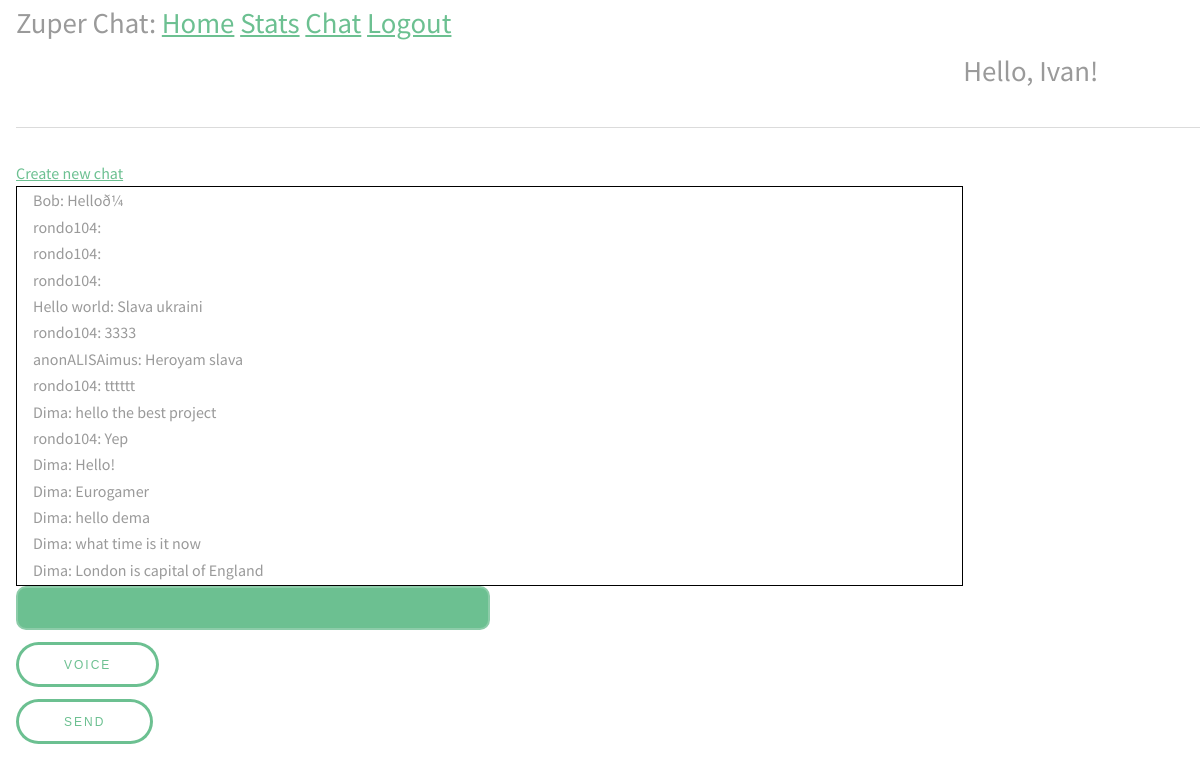
The page /chat (signed in) on the database its author committed.
### app/models.py (models this page shows, shortened)
class User(UserMixin, db.Model):
    id = db.Column(db.Integer, primary_key=True)
    username = db.Column(db.String(64), index=True, unique=True)
    email = db.Column(db.String(120), index=True, unique=True)
    password_hash = db.Column(db.String(128))
    chats = db.relationship('Chat', secondary=chats_users, backref=db.backref('users', lazy='dynamic'))

class Message(db.Model):
    id = db.Column(db.Integer, primary_key=True)
    body = db.Column(db.String(140))
    timestamp = db.Column(db.DateTime, index=True, default=datetime.utcnow)
    user_id = db.Column(db.Integer, db.ForeignKey('user.id'))
    chat_id = db.Column(db.Integer, db.ForeignKey('chat.id'), default='chat')

### app/routes.py (the view)
@name_space.route("/chat")
@app.route('/chat')
def chat():
    if not current_user.is_authenticated:
        return redirect(url_for('login'))
    for_sending = []
    for i in get_previous_messages():
        for_sending.append([(User.query.filter_by(id = i.user_id).first().username),i.body])
    for_sending = for_sending[::-1]
    return render_template('chat.html',previous_messages=for_sending)

### app/models.py (called while the page is built)
@login.user_loader
def load_user(id):
    return User.query.get(int(id))

def get_previous_messages(quantity=15, chat_id='chat'):
    messages_for_sending =  Message.query.filter_by(chat_id=chat_id).order_by(Message.id.desc()).limit(quantity).all()
    return messages_for_sending

### app/templates/chat.html (shortened to what this page needs)
{% extends "base.html" %}
{% block content %}
<a href="{{url_for('create_new_chat')}}">Create new chat</a>
<div class="Dmessages">
<ul id="messages">
{% set j = previous_messages|length %}
{% for i in range(previous_messages|length) %}
{{ previous_messages[i][0] }}: {{ previous_messages[i][1] }}
<br>
{% endfor %}
</ul>
</div>
<input type="text" id="myMessage">
<button id="sendvoice">Voice</button>
<br>
<button id="sendbutton">Send</button>
<br>
{% endblock %}

### app/templates/base.html (shortened to what this page needs)
<html>
    <head>
        <link rel="stylesheet" href="{{ url_for('static', filename='css/main.css') }}">
    </head>
    <body>
        <div style="font-size:180%">
            Zuper Chat:
            <a href="{{ url_for('index') }}">Home</a>
            <a href="{{ url_for('stats') }}">Stats</a>
            {% if current_user.is_anonymous %}
            <a href="{{ url_for('login') }}">Login</a>
            <a href="{{ url_for('register') }}">Register</a>
            {% else %}
            <a href="{{ url_for('chat') }}">Chat</a>
            <a href="{{ url_for('logout') }}">Logout</a>
            <p style="margin-left:80%;">Hello, {{current_user.username}}!</p>
            {% endif %}
        </div>
        <hr>
        {% block content %}{% endblock %}
    </body>
</html>

### app/static/css/main.css (style rules this page uses)
html, body, div, span, applet, object, iframe, h1, h2, h3, h4, h5, h6, p, blockquote, pre, a, abbr, acronym, address, big, cite, code, del, dfn, em, img, ins, kbd, q, s, samp, small, strike, strong, sub, sup, tt, var, b, u, i, center, dl, dt, dd, ol, ul, li, fieldset, form, label, legend, table, caption, tbody, tfoot, thead, tr, th, td, article, aside, canvas, details, embed, figure, figcaption, footer, header, hgroup, menu, nav, output, ruby, section, summary, time, mark, audio, video { margin: 0; padding: 0; border: 0; font-size: 100%; font: inherit; vertical-align: baseline; }
body { line-height: 1; }
ol, ul { list-style: none; }
body { -webkit-text-size-adjust: none; }
*, *:before, *:after { -moz-box-sizing: border-box; -webkit-box-sizing: border-box; box-sizing: border-box; }
body { -ms-overflow-style: scrollbar; }
body { background: #fff; margin-left: 1em; }
body, input, select, textarea { color: #9a9a9a; font-family: "Source Sans Pro", Arial, Helvetica, sans-serif; font-size: 1.3em; font-weight: 400; line-height: 1.65; }
@media screen and (max-width: 1680px) { body, input, select, textarea { font-size: 12pt; } }
@media screen and (max-width: 1280px) { body, input, select, textarea { font-size: 12pt; } }
a { color: #6cc091; text-decoration: underline; }
p { font-size: 1em; }
hr { border: 0; border-bottom: solid 1px #dbdbdb; margin: 2em 0; }
input[type="text"], input[type="password"], input[type="email"], input[type="tel"], select, textarea { -moz-appearance: none; -webkit-appearance: none; -ms-appearance: none; appearance: none; background: #6cc091; border-radius: 10px; border: none; border: solid 2px #8dcca9; color: #fff; display: block; outline: 0; padding: 0 1em; text-decoration: none; width: 40%; }
input[type="text"], input[type="password"], input[type="email"], select { height: 2.75em; }
ul { list-style: disc; margin: 0 0 2em 0; padding-left: 1em; }
input[type="submit"], input[type="reset"], input[type="button"], button, .button { -moz-appearance: none; -webkit-appearance: none; -ms-appearance: none; appearance: none; -moz-transition: background-color 0.2s ease-in-out, color 0.2s ease-in-out; -webkit-transition: background-color 0.2s ease-in-out, color 0.2s ease-in-out; -ms-transition: background-color 0.2s ease-in-out, color 0.2s ease-in-out; transition: background-color 0.2s ease-in-out, color 0.2s ease-in-out; background-color: transparent; box-shadow: inset 0 0 0 3px #6cc091; color: #6cc091 !important; border-radius: 30px; border: 0; cursor: pointer; display: inline-block; font-size: .75em; font-weight: 400; height: 3.75em; line-height: 3.85em; letter-spacing: 2px; padding: 0 4em; margin-top: 1em; text-align: center; text-decoration: none; text-transform: uppercase; white-space: nowrap; }

### app/templates/chat.html (style rules this page uses)
.Dmessages { overflow: auto; width: 80%; max-height: 50%; padding 5px; border: solid 1px black; }

### rows shown on the page
User: username "Ivan"
User: username "Bob"
Message: body "Helloð¼"
User: username "rondo104" "rondo104" "rondo104" "rondo104" "rondo104" "rondo104"
User: username "Hello world"
Message: body "Slava ukraini"
Message: body "3333"
User: username "anonALISAimus"
Message: body "Heroyam slava"
Message: body "tttttt"
User: username "Dima" "Dima" "Dima" "Dima" "Dima" "Dima"
Message: body "hello the best project"
Message: body "Yep"
Message: body "Hello!"
Message: body "Eurogamer"
Message: body "hello dema"
Message: body "what time is it now"
Message: body "London is capital of England"
